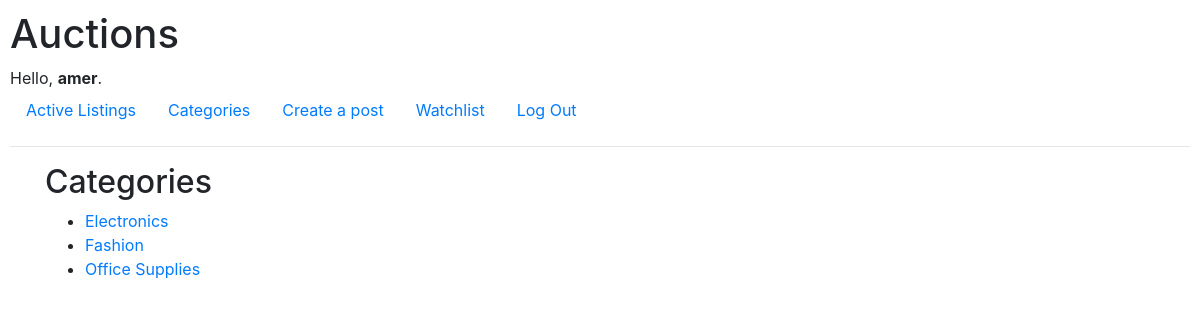
The page /categories (signed in) on the database its author committed.
### auctions/models.py (models this page shows)
class User(AbstractUser):
    pass

class Listing(models.Model):
    listed_by = models.CharField(max_length = 64)
    title = models.CharField(max_length = 64)
    category = models.CharField(max_length = 64)
    price = models.IntegerField()
    description = models.CharField(max_length = 150)
    link = models.CharField (max_length = 64, default = None, blank = True, null = True)
    time = models.CharField (max_length = 64)

### auctions/views.py (the view)
# urls.py: path("categories", views.categories, name="categories"),
def categories(request):
    items = Listing.objects.raw("SELECT * FROM auctions_listing GROUP BY category")
    try:
        w = Watchlist.objects.get(user = request.user.username)
        count = len(w)
    except:
        count = None
    return render(request, "auctions/categories.html", {
        "items": items,
    })

### auctions/templates/auctions/categories.html
{% extends "auctions/layout.html" %}
{% block body %}
<div class="container">
    <h2>Categories</h2>
</div>
<div class="container">
    <ul>
        {% for i in items %}
        <li>
            <a href="/category/{{ i.category }}">{{i.category}}</a>
            </li>
        {% endfor %}
    </ul>
</div>
{% endblock %}

### auctions/templates/auctions/layout.html (shortened to what this page needs)
{% load static %}
<!DOCTYPE html>
<html lang="en">
    <head>
        <link rel="stylesheet" href="https://stackpath.bootstrapcdn.com/bootstrap/4.4.1/css/bootstrap.min.css">
        <link href="{% static 'auctions/styles.css' %}" rel="stylesheet">
    </head>
    <body>
        <h1>Auctions</h1>
        <div>
            {% if user.is_authenticated %}
                Hello, <strong>{{ user.username }}</strong>.
            {% else %}
                Hello guest, please sign in.
            {% endif %}
        </div>
        <ul class="nav">
            <li class="nav-item">
                <a class="nav-link" href="{% url 'index' %}">Active Listings</a>
            </li>
            <li class="nav-item">
                <a class="nav-link" href="/categories">Categories</a>
            </li>
            {% if user.is_authenticated %}
            <li class="nav-item">
                <a class="nav-link" href="/create">Create a post</a>
             </li>
             <li class="nav-item">
                <a class="nav-link" href="/watchlist/{{user.username}}">Watchlist </a>
            </li>
                <li class="nav-item">
                    <a class="nav-link" href="{% url 'logout' %}">Log Out</a>
                </li>
            {% endif %}
        </ul>
        <hr>
        {% block body %}
        {% endblock %}
    </body>
</html>

### auctions/static/auctions/styles.css (style rules this page uses)
body { padding: 10px; }

### rows shown on the page
User: username "amer"
Listing: category "Electronics"
Listing: category "Fashion"
Listing: category "Office Supplies"
